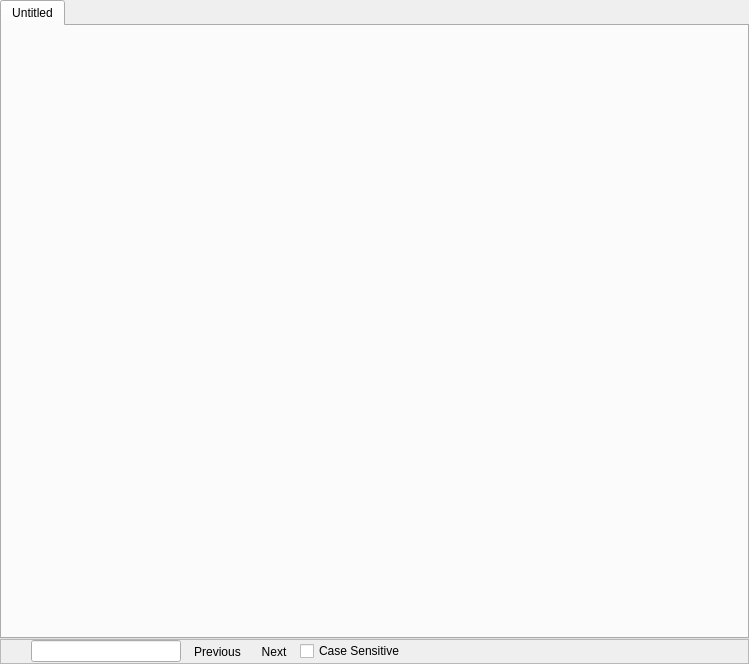
<?xml version="1.0" encoding="UTF-8"?>
<ui version="4.0">
 <comment>*********************************************************************
**
** Copyright (C) 1992-2006 Trolltech ASA. All rights reserved.
**
** This file is part of the Qt Assistant of the Qt Toolkit.
**
** This file may be used under the terms of the GNU General Public
** License version 2.0 as published by the Free Software Foundation
** and appearing in the file LICENSE.GPL included in the packaging of
** this file.  Please review the following information to ensure GNU
** General Public Licensing requirements will be met:
** http://www.trolltech.com/products/qt/opensource.html
**
** If you are unsure which license is appropriate for your use, please
** review the following information:
** http://www.trolltech.com/products/qt/licensing.html or contact the
** sales department at sales@trolltech.com.
**
** This file is provided AS IS with NO WARRANTY OF ANY KIND, INCLUDING THE
** WARRANTY OF DESIGN, MERCHANTABILITY AND FITNESS FOR A PARTICULAR PURPOSE.
**
*********************************************************************</comment>
 <class>TabbedBrowser</class>
 <widget class="QWidget" name="TabbedBrowser">
  <property name="geometry">
   <rect>
    <x>0</x>
    <y>0</y>
    <width>749</width>
    <height>664</height>
   </rect>
  </property>
  <property name="windowTitle">
   <string>TabbedBrowser</string>
  </property>
  <layout class="QVBoxLayout">
   <property name="spacing">
    <number>0</number>
   </property>
   <property name="margin">
    <number>0</number>
   </property>
   <item>
    <widget class="QTabWidget" name="tabWidget">
     <widget class="QWidget" name="frontpage">
      <attribute name="title">
       <string>Untitled</string>
      </attribute>
      <layout class="QGridLayout">
       <property name="margin">
        <number>8</number>
       </property>
       <property name="spacing">
        <number>6</number>
       </property>
      </layout>
     </widget>
    </widget>
   </item>
   <item>
    <widget class="QFrame" name="frameFind">
     <property name="frameShape">
      <enum>QFrame::StyledPanel</enum>
     </property>
     <property name="frameShadow">
      <enum>QFrame::Raised</enum>
     </property>
     <layout class="QHBoxLayout">
      <property name="spacing">
       <number>6</number>
      </property>
      <property name="margin">
       <number>0</number>
      </property>
      <item>
       <widget class="QToolButton" name="toolClose">
        <property name="text">
         <string/>
        </property>
        <property name="icon">
         <iconset resource="resources/images.qrc">
          <normaloff>:/images/find_close.png</normaloff>:/images/find_close.png</iconset>
        </property>
        <property name="autoRaise">
         <bool>true</bool>
        </property>
       </widget>
      </item>
      <item>
       <widget class="QLineEdit" name="editFind">
        <property name="sizePolicy">
         <sizepolicy hsizetype="Fixed" vsizetype="Fixed">
          <horstretch>0</horstretch>
          <verstretch>0</verstretch>
         </sizepolicy>
        </property>
        <property name="minimumSize">
         <size>
          <width>150</width>
          <height>0</height>
         </size>
        </property>
       </widget>
      </item>
      <item>
       <widget class="QToolButton" name="toolPrevious">
        <property name="text">
         <string>Previous</string>
        </property>
        <property name="icon">
         <iconset resource="resources/images.qrc">
          <normaloff>:/images/find_previous.png</normaloff>:/images/find_previous.png</iconset>
        </property>
        <property name="toolButtonStyle">
         <enum>Qt::ToolButtonTextBesideIcon</enum>
        </property>
        <property name="autoRaise">
         <bool>true</bool>
        </property>
       </widget>
      </item>
      <item>
       <widget class="QToolButton" name="toolNext">
        <property name="minimumSize">
         <size>
          <width>0</width>
          <height>0</height>
         </size>
        </property>
        <property name="text">
         <string>Next</string>
        </property>
        <property name="icon">
         <iconset resource="resources/images.qrc">
          <normaloff>:/images/find_next.png</normaloff>:/images/find_next.png</iconset>
        </property>
        <property name="toolButtonStyle">
         <enum>Qt::ToolButtonTextBesideIcon</enum>
        </property>
        <property name="autoRaise">
         <bool>true</bool>
        </property>
        <property name="arrowType">
         <enum>Qt::NoArrow</enum>
        </property>
       </widget>
      </item>
      <item>
       <widget class="QCheckBox" name="checkCase">
        <property name="text">
         <string>Case Sensitive</string>
        </property>
       </widget>
      </item>
      <item>
       <spacer>
        <property name="orientation">
         <enum>Qt::Horizontal</enum>
        </property>
        <property name="sizeHint" stdset="0">
         <size>
          <width>81</width>
          <height>21</height>
         </size>
        </property>
       </spacer>
      </item>
     </layout>
    </widget>
   </item>
  </layout>
 </widget>
 <resources>
  <include location="resources/images.qrc"/>
 </resources>
 <connections/>
</ui>
